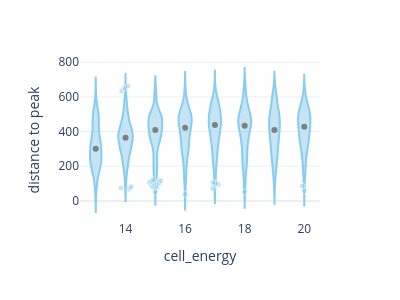

Notebook source saved alongside this figure:
### Code cell
filterdf = celldf.filter(
    pl.col("wtime") >= 4e6,
    lineage="mul",
    mul_energy=12,
)
px.violin(
    filterdf,
    x="cell_energy",
    y="displ"
).update_traces(
    jitter=1,
    marker_line_width=1,
    marker_line_color="white",
    marker_opacity=0.5,
    marker_color=colors[0]
).add_traces(
    px.scatter(
        filterdf.group_by("cell_energy").median(),
        x="cell_energy",
        y="displ"
    ).update_traces(
        marker_color="gray"
    ).data
).update_layout(
    template="plotly_white",
    width=400,
    height=300,
    showlegend=False,
    xaxis_dtick=2,
    # yaxis_range=[0, max_chem],
    yaxis_title="distance to peak"
)

### Figure 1 — Plotly figure (JSON) as saved in the notebook; plotly's stock layout.template omitted (floating-point values rounded to 4 significant figures; data arrays with more than 128 entries replaced by an {"elided": "..."} marker saying what was removed)
{"data": [{"alignmentgroup": "True", "box": {"visible": false}, "hovertemplate": "cell_energy=%{x}<br>displ=%{y}<extra></extra>", "jitter": 1, "legendgroup": "", "marker": {"color": "#88ccee", "line": {"color": "white", "width": 1}, "opacity": 0.5}, "name": "", "offsetgroup": "", "orientation": "v", "scalegroup": "True", "showlegend": false, "type": "violin", "x": {"elided": "1800 int values"}, "x0": " ", "xaxis": "x", "y": {"elided": "1800 float values"}, "y0": " ", "yaxis": "y"}, {"hovertemplate": "cell_energy=%{x}<br>displ=%{y}<extra></extra>", "legendgroup": "", "marker": {"color": "gray", "symbol": "circle"}, "mode": "markers", "name": "", "orientation": "v", "showlegend": false, "type": "scatter", "x": [15, 18, 13, 16, 19, 14, 20, 17], "xaxis": "x", "y": [408.9, 433.5, 301.0, 422.4, 409.3, 363.9, 427.3, 438.0], "yaxis": "y"}], "layout": {"height": 300, "legend": {"tracegroupgap": 0}, "margin": {"t": 60}, "showlegend": false, "violinmode": "group", "width": 400, "xaxis": {"anchor": "y", "domain": [0, 1], "dtick": 2, "title": {"text": "cell_energy"}}, "yaxis": {"anchor": "x", "domain": [0, 1], "title": {"text": "distance to peak"}}}}
